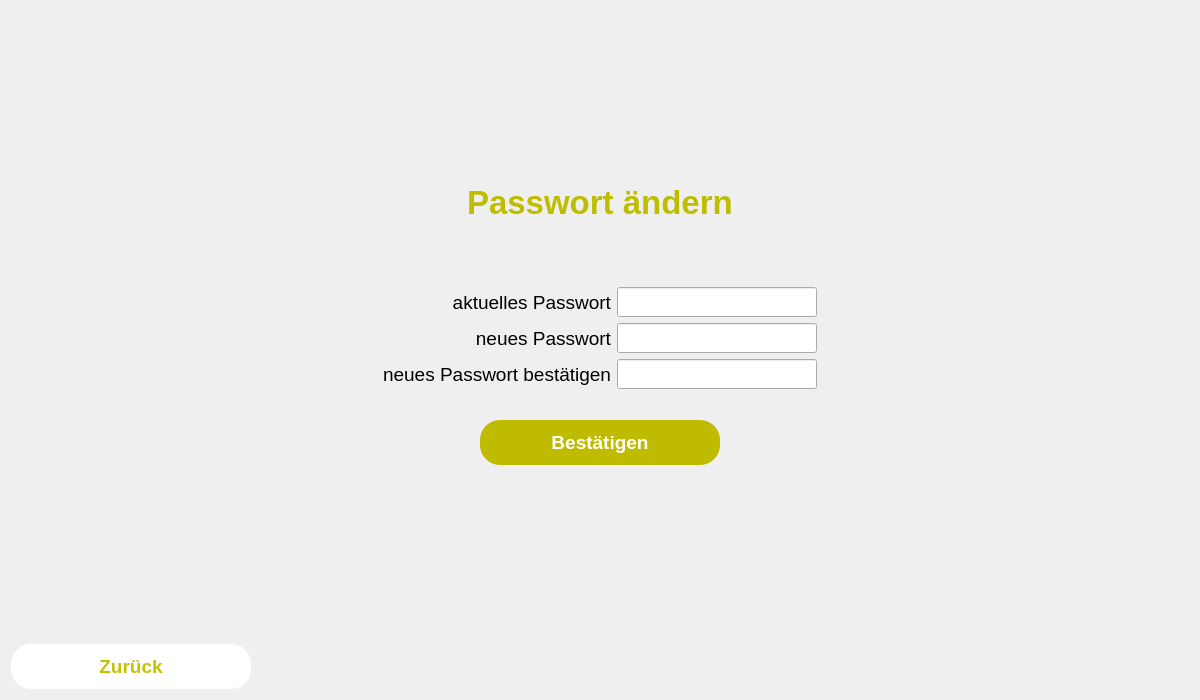
<?xml version="1.0" encoding="UTF-8"?>
<ui version="4.0">
 <class>ChangePasswordView</class>
 <widget class="QWidget" name="ChangePasswordView">
  <property name="geometry">
   <rect>
    <x>0</x>
    <y>0</y>
    <width>1200</width>
    <height>700</height>
   </rect>
  </property>
  <property name="windowTitle">
   <string>meinHaushalt</string>
  </property>
  <layout class="QVBoxLayout" name="verticalLayout_4">
   <item>
    <layout class="QVBoxLayout" name="verticalLayout_3">
     <item>
      <spacer name="verticalSpacer">
       <property name="orientation">
        <enum>Qt::Vertical</enum>
       </property>
       <property name="sizeHint" stdset="0">
        <size>
         <width>20</width>
         <height>40</height>
        </size>
       </property>
      </spacer>
     </item>
     <item>
      <layout class="QHBoxLayout" name="horizontalLayout_2">
       <item>
        <spacer name="horizontalSpacer_4">
         <property name="orientation">
          <enum>Qt::Horizontal</enum>
         </property>
         <property name="sizeHint" stdset="0">
          <size>
           <width>40</width>
           <height>20</height>
          </size>
         </property>
        </spacer>
       </item>
       <item>
        <widget class="QLabel" name="label">
         <property name="font">
          <font>
           <pointsize>25</pointsize>
           <weight>75</weight>
           <bold>true</bold>
          </font>
         </property>
         <property name="styleSheet">
          <string notr="true">QLabel {
color: rgb(191, 189, 0)
}</string>
         </property>
         <property name="text">
          <string>Passwort ändern</string>
         </property>
        </widget>
       </item>
       <item>
        <spacer name="horizontalSpacer_3">
         <property name="orientation">
          <enum>Qt::Horizontal</enum>
         </property>
         <property name="sizeHint" stdset="0">
          <size>
           <width>40</width>
           <height>20</height>
          </size>
         </property>
        </spacer>
       </item>
      </layout>
     </item>
     <item>
      <layout class="QHBoxLayout" name="horizontalLayout">
       <property name="topMargin">
        <number>60</number>
       </property>
       <item>
        <spacer name="horizontalSpacer">
         <property name="orientation">
          <enum>Qt::Horizontal</enum>
         </property>
         <property name="sizeHint" stdset="0">
          <size>
           <width>40</width>
           <height>20</height>
          </size>
         </property>
        </spacer>
       </item>
       <item>
        <layout class="QVBoxLayout" name="verticalLayout">
         <property name="spacing">
          <number>6</number>
         </property>
         <item>
          <widget class="QLabel" name="label_4">
           <property name="font">
            <font>
             <pointsize>14</pointsize>
            </font>
           </property>
           <property name="text">
            <string>aktuelles Passwort</string>
           </property>
           <property name="alignment">
            <set>Qt::AlignRight|Qt::AlignTrailing|Qt::AlignVCenter</set>
           </property>
          </widget>
         </item>
         <item>
          <widget class="QLabel" name="label_5">
           <property name="font">
            <font>
             <pointsize>14</pointsize>
            </font>
           </property>
           <property name="text">
            <string>neues Passwort</string>
           </property>
           <property name="alignment">
            <set>Qt::AlignRight|Qt::AlignTrailing|Qt::AlignVCenter</set>
           </property>
          </widget>
         </item>
         <item>
          <widget class="QLabel" name="label_6">
           <property name="font">
            <font>
             <pointsize>14</pointsize>
            </font>
           </property>
           <property name="text">
            <string>neues Passwort bestätigen</string>
           </property>
           <property name="alignment">
            <set>Qt::AlignRight|Qt::AlignTrailing|Qt::AlignVCenter</set>
           </property>
          </widget>
         </item>
        </layout>
       </item>
       <item>
        <layout class="QVBoxLayout" name="verticalLayout_2">
         <property name="spacing">
          <number>6</number>
         </property>
         <item>
          <widget class="QLineEdit" name="CurrentPasswordLine">
           <property name="minimumSize">
            <size>
             <width>200</width>
             <height>30</height>
            </size>
           </property>
           <property name="maximumSize">
            <size>
             <width>200</width>
             <height>30</height>
            </size>
           </property>
           <property name="font">
            <font>
             <pointsize>14</pointsize>
             <weight>75</weight>
             <bold>true</bold>
            </font>
           </property>
           <property name="maxLength">
            <number>100</number>
           </property>
           <property name="frame">
            <bool>true</bool>
           </property>
           <property name="echoMode">
            <enum>QLineEdit::Password</enum>
           </property>
          </widget>
         </item>
         <item>
          <widget class="QLineEdit" name="NewPasswordLine">
           <property name="minimumSize">
            <size>
             <width>200</width>
             <height>30</height>
            </size>
           </property>
           <property name="maximumSize">
            <size>
             <width>200</width>
             <height>30</height>
            </size>
           </property>
           <property name="font">
            <font>
             <pointsize>14</pointsize>
             <weight>75</weight>
             <bold>true</bold>
            </font>
           </property>
           <property name="maxLength">
            <number>100</number>
           </property>
           <property name="frame">
            <bool>true</bool>
           </property>
           <property name="echoMode">
            <enum>QLineEdit::Password</enum>
           </property>
          </widget>
         </item>
         <item>
          <widget class="QLineEdit" name="ConfirmNewPasswordLine">
           <property name="minimumSize">
            <size>
             <width>200</width>
             <height>30</height>
            </size>
           </property>
           <property name="maximumSize">
            <size>
             <width>200</width>
             <height>30</height>
            </size>
           </property>
           <property name="font">
            <font>
             <pointsize>14</pointsize>
             <weight>75</weight>
             <bold>true</bold>
            </font>
           </property>
           <property name="maxLength">
            <number>100</number>
           </property>
           <property name="frame">
            <bool>true</bool>
           </property>
           <property name="echoMode">
            <enum>QLineEdit::Password</enum>
           </property>
          </widget>
         </item>
        </layout>
       </item>
       <item>
        <spacer name="horizontalSpacer_2">
         <property name="orientation">
          <enum>Qt::Horizontal</enum>
         </property>
         <property name="sizeHint" stdset="0">
          <size>
           <width>40</width>
           <height>20</height>
          </size>
         </property>
        </spacer>
       </item>
      </layout>
     </item>
     <item>
      <layout class="QHBoxLayout" name="horizontalLayout_3">
       <property name="spacing">
        <number>6</number>
       </property>
       <property name="topMargin">
        <number>25</number>
       </property>
       <item>
        <spacer name="horizontalSpacer_5">
         <property name="orientation">
          <enum>Qt::Horizontal</enum>
         </property>
         <property name="sizeHint" stdset="0">
          <size>
           <width>40</width>
           <height>20</height>
          </size>
         </property>
        </spacer>
       </item>
       <item>
        <widget class="QPushButton" name="ConfirmButton">
         <property name="minimumSize">
          <size>
           <width>240</width>
           <height>45</height>
          </size>
         </property>
         <property name="maximumSize">
          <size>
           <width>240</width>
           <height>45</height>
          </size>
         </property>
         <property name="font">
          <font>
           <pointsize>14</pointsize>
           <weight>75</weight>
           <bold>true</bold>
          </font>
         </property>
         <property name="cursor">
          <cursorShape>PointingHandCursor</cursorShape>
         </property>
         <property name="styleSheet">
          <string notr="true">QPushButton {
color: white;
background-color: rgb(191, 187, 0); 
border-radius: 20px;
border-style: outset;
padding: 10px;
}

QPushButton:disabled {

}

QPushButton:hover {
background: qradialgradient(
cx: 0.3, cy: -0.4, fx: 0.3, fy: -0.4,
radius: 1.35, stop: 0 #fff, stop: 1 rgb(193, 189, 0)
);
}

QPushButton:pressed {
border-style: inset;
background: qradialgradient(
cx: 0.4, cy: -0.1, fx: 0.4, fy: -0.1,
radius: 1.35, stop: 0 #fff, stop: 1 #ddd
);
}

QPushButton:focus {
	border: none;
	outline: none;
}</string>
         </property>
         <property name="text">
          <string>Bestätigen</string>
         </property>
        </widget>
       </item>
       <item>
        <spacer name="horizontalSpacer_6">
         <property name="orientation">
          <enum>Qt::Horizontal</enum>
         </property>
         <property name="sizeHint" stdset="0">
          <size>
           <width>40</width>
           <height>20</height>
          </size>
         </property>
        </spacer>
       </item>
      </layout>
     </item>
     <item>
      <spacer name="verticalSpacer_2">
       <property name="orientation">
        <enum>Qt::Vertical</enum>
       </property>
       <property name="sizeHint" stdset="0">
        <size>
         <width>20</width>
         <height>40</height>
        </size>
       </property>
      </spacer>
     </item>
     <item>
      <layout class="QHBoxLayout" name="horizontalLayout_4">
       <item>
        <widget class="QPushButton" name="BackButton">
         <property name="minimumSize">
          <size>
           <width>240</width>
           <height>45</height>
          </size>
         </property>
         <property name="maximumSize">
          <size>
           <width>240</width>
           <height>45</height>
          </size>
         </property>
         <property name="font">
          <font>
           <pointsize>14</pointsize>
           <weight>75</weight>
           <bold>true</bold>
          </font>
         </property>
         <property name="cursor">
          <cursorShape>PointingHandCursor</cursorShape>
         </property>
         <property name="styleSheet">
          <string notr="true">QPushButton {
color: rgb(197, 194, 0);
background-color: white; 
border-radius: 20px;
border-style: outset;
padding: 10px;
}

QPushButton:disabled {

}

QPushButton:hover {
background: qradialgradient(
cx: 0.3, cy: -0.4, fx: 0.3, fy: -0.4,
radius: 1.35, stop: 0 #fff, stop: 1 grey
);
}

QPushButton:pressed {
border-style: inset;
background: qradialgradient(
cx: 0.4, cy: -0.1, fx: 0.4, fy: -0.1,
radius: 1.35, stop: 0 #fff, stop: 1 #ddd
);
}

QPushButton:focus {
	border: none;
	outline: none;
}</string>
         </property>
         <property name="text">
          <string>Zurück</string>
         </property>
        </widget>
       </item>
       <item>
        <spacer name="horizontalSpacer_7">
         <property name="orientation">
          <enum>Qt::Horizontal</enum>
         </property>
         <property name="sizeHint" stdset="0">
          <size>
           <width>40</width>
           <height>20</height>
          </size>
         </property>
        </spacer>
       </item>
      </layout>
     </item>
    </layout>
   </item>
  </layout>
 </widget>
 <resources/>
 <connections/>
</ui>
